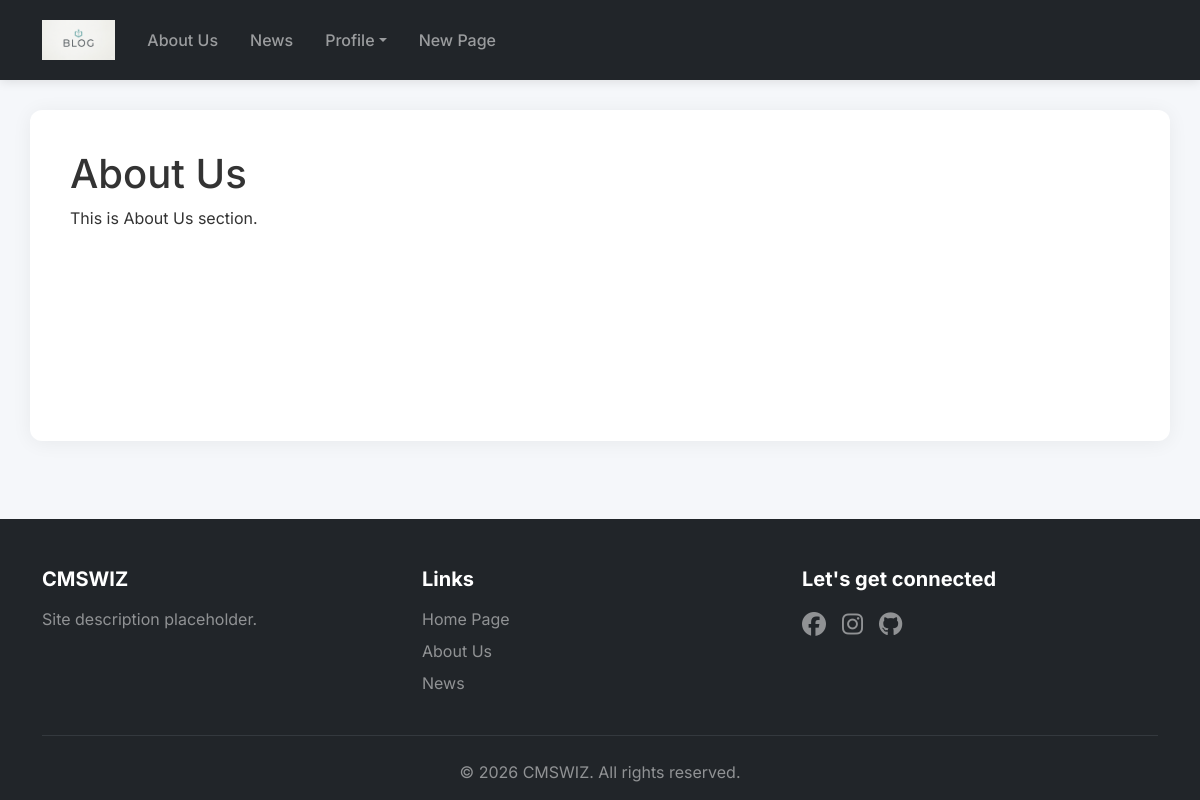
Page /about-us on the committed database.
### tables this page shows
CREATE TABLE `navigation` (
  `id` int(11) NOT NULL,
  `title` varchar(100) NOT NULL,
  `url` varchar(500) NOT NULL,
  `page_id` int(11) DEFAULT NULL,
  `parent_id` int(11) DEFAULT NULL,
  `order_priority` int(11) DEFAULT 0,
  `target` enum('_self','_blank') DEFAULT '_self',
  `created_at` timestamp NOT NULL DEFAULT current_timestamp()
);

CREATE TABLE `pages` (
  `id` int(11) NOT NULL,
  `title` varchar(255) NOT NULL,
  `slug` varchar(255) NOT NULL,
  `content` text DEFAULT NULL,
  `image` varchar(255) DEFAULT NULL,
  `status` enum('draft','published') DEFAULT 'published',
  `created_at` timestamp NOT NULL DEFAULT current_timestamp()
);

### functions/db.php (called while the page is built, shortened)
<?php
function db_selectOne($table, $where = [], $columns = '*'){
    global $conn;
    $sql = "SELECT {$columns} FROM {$table}";
    $types = '';
    $values = [];
    if (!empty($where)){
        $conditions = [];
        foreach($where as $key =>$value){
            $conditions[] = "{$key} = ?";
            $types .= is_int($value) ? 'i' :'s';
            $values[] = $value;
        }
        $sql .= " WHERE " . implode(' AND ', $conditions);
    }
    $sql .= " LIMIT 1";
    $stmt = $conn->prepare($sql);
    if(!empty($values)) $stmt->bind_param($types, ...$values);
    $stmt->execute();
    return $stmt->get_result()->fetch_assoc();
}
?>

### functions/menu.php (the view, shortened to what this page needs)
<?php
function get_menu_items(){
    global $conn;
    $result = $conn->query("
        SELECT n.*, p.title as page_title
        FROM navigation n
        LEFT JOIN pages p ON n.page_id = p.id
        ORDER BY n.order_priority ASC
    ");
    return $result->fetch_all(MYSQLI_ASSOC);
}
function render_menu($tree) {
    $html = '<ul class="navbar-nav">';
    foreach ($tree as $item) {
        $has_children = !empty($item['children']);
        $html .= '<li class="nav-item' . ($has_children ? ' dropdown' : '') . '">';
        $html .= '<a class="nav-link' . ($has_children ? ' dropdown-toggle' : '') . '" href="' . htmlspecialchars($item['url']) . '" target="' . $item['target'] . '"' . ($has_children ? ' data-bs-toggle="dropdown"' : '') . '>';
        $html .= htmlspecialchars($item['title']);
        $html .= '</a>';
        if ($has_children) {
            $html .= '<ul class="dropdown-menu">';
            foreach ($item['children'] as $child) {
                $html .= '<li><a class="dropdown-item" href="' . htmlspecialchars($child['url']) . '" target="' . $child['target'] . '">' . htmlspecialchars($child['title']) . '</a></li>';
            }
            $html .= '</ul>';
        }
        $html .= '</li>';
    }
    $html .= '</ul>';
    return $html;
}
?>

### page.php (shortened to what this page needs)
<?php
$slug = isset($_GET['slug']) ? $_GET['slug'] : '';
$page = db_selectOne('pages', ['slug' => $slug, 'status'=>'published']);
include 'templates/header.php';
?>
<h1><?= htmlspecialchars($page['title']) ?></h1>
<div><?= $page['content'] ?></div>
<?php include 'templates/footer.php'; ?>

### assets/css/style.css (style rules this page uses)
body { font-family: 'Inter', Tahoma, Geneva, Verdana, sans-serif; background: #f5f7fa; color: #333; min-height: 100vh; display: flex; flex-direction: column; }
.nav-link { font-weight: 500; padding: 8px 16px !important; border-radius: 6px; transition: background 0.2s; }

### rows in the picture
navigation: value "About Us"
navigation: value "News"
navigation: value "Profile"
navigation: value "New Page"
pages: title "About Us", content "This is About Us section."

### other values in the picture
$site_settings['site_name'] "CMSWIZ"
